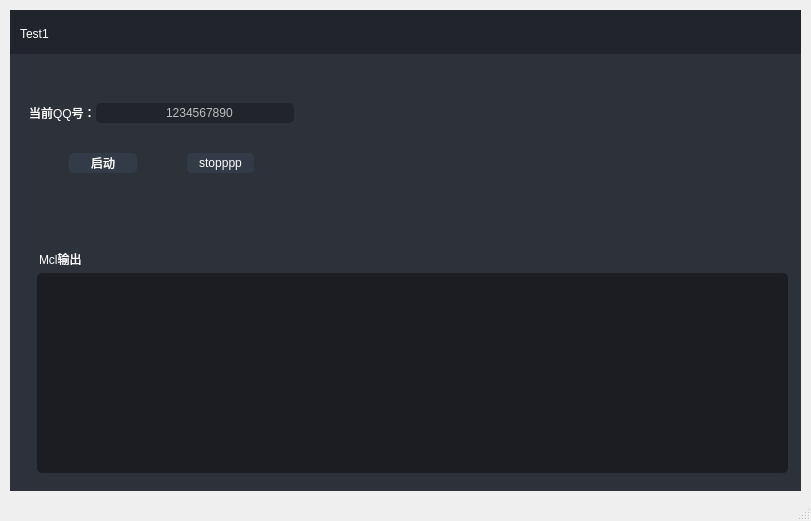
<?xml version="1.0" encoding="UTF-8"?>
<ui version="4.0">
 <class>MainWindow</class>
 <widget class="QMainWindow" name="MainWindow">
  <property name="geometry">
   <rect>
    <x>0</x>
    <y>0</y>
    <width>811</width>
    <height>521</height>
   </rect>
  </property>
  <property name="windowTitle">
   <string>MainWindow</string>
  </property>
  <widget class="QWidget" name="centralwidget">
   <property name="styleSheet">
    <string notr="true">QLabel { color: rgb(255, 255, 255); }
/* Top Buttons */
#TopButtons .QPushButton { background-color: rgba(255, 255, 255, 0); border: none;  border-radius: 5px; }
#TopButtons .QPushButton:hover { background-color: rgb(44, 49, 57); border-style: solid; border-radius: 4px; }
#TopButtons .QPushButton:pressed { background-color: rgb(23, 26, 30); border-style: solid; border-radius: 4px; }

QPushButton {
	border: 2px solid rgb(52, 59, 72);
	border-radius: 5px;	
	background-color: rgb(52, 59, 72);
	color:rgb(255, 255, 255);
}
QPushButton:hover {
	background-color: rgb(57, 65, 80);
	border: 2px solid rgb(61, 70, 86);
color:rgb(255, 255, 255);
}
QPushButton:pressed {	
	background-color: rgb(35, 40, 49);
	border: 2px solid rgb(43, 50, 61);
	color:rgb(255, 255, 255);
}

/* LineEdit */
QLineEdit {
	background-color: rgb(33, 37, 43);
	border-radius: 5px;
	border: 2px solid rgb(33, 37, 43);
	padding-left: 10px;
	selection-color: rgb(255, 255, 255);
	selection-background-color: rgb(255, 121, 198);
}
QLineEdit:hover {
	border: 2px solid rgb(64, 71, 88);
}
QLineEdit:focus {
	border: 2px solid rgb(91, 101, 124);
}
/* /////////////////////////////////////////////////////////////////////////////////////////////////
QTextBrowser */
QTextBrowser {
	background-color: rgb(27, 29, 35);
	border-radius: 5px;
	padding: 10px;
	selection-color: rgb(255, 255, 255);
	selection-background-color: rgb(255, 121, 198);
	color:rgb(255, 255, 255);
}
QTextBrowser  QScrollBar:vertical {
    width: 8px;
 }
QTextBrowser  QScrollBar:horizontal {
    height: 8px;
 }
QTextBrowser:hover {
	border: 2px solid rgb(64, 71, 88);
}
QTextBrowser:focus {
	border: 2px solid rgb(91, 101, 124);
}</string>
   </property>
   <widget class="QWidget" name="verticalWidget" native="true">
    <property name="geometry">
     <rect>
      <x>10</x>
      <y>10</y>
      <width>791</width>
      <height>481</height>
     </rect>
    </property>
    <property name="styleSheet">
     <string notr="true">#UpBg {	background-color: rgb(33, 37, 43);}
#MainBg{	background-color: rgb(44, 49, 58);}</string>
    </property>
    <layout class="QVBoxLayout" name="all">
     <property name="spacing">
      <number>0</number>
     </property>
     <item>
      <widget class="QFrame" name="UpBg">
       <layout class="QHBoxLayout" name="aaa">
        <property name="spacing">
         <number>1</number>
        </property>
        <property name="leftMargin">
         <number>10</number>
        </property>
        <property name="topMargin">
         <number>5</number>
        </property>
        <property name="rightMargin">
         <number>10</number>
        </property>
        <property name="bottomMargin">
         <number>1</number>
        </property>
        <item>
         <widget class="QLabel" name="label">
          <property name="minimumSize">
           <size>
            <width>50</width>
            <height>0</height>
           </size>
          </property>
          <property name="maximumSize">
           <size>
            <width>50</width>
            <height>16777215</height>
           </size>
          </property>
          <property name="sizeIncrement">
           <size>
            <width>50</width>
            <height>0</height>
           </size>
          </property>
          <property name="text">
           <string>Test1</string>
          </property>
         </widget>
        </item>
        <item>
         <spacer name="horizontalSpacer">
          <property name="orientation">
           <enum>Qt::Horizontal</enum>
          </property>
          <property name="sizeHint" stdset="0">
           <size>
            <width>10</width>
            <height>10</height>
           </size>
          </property>
         </spacer>
        </item>
        <item>
         <widget class="QFrame" name="TopButtons">
          <layout class="QHBoxLayout" name="TopBtn">
           <property name="spacing">
            <number>5</number>
           </property>
           <property name="leftMargin">
            <number>0</number>
           </property>
           <property name="topMargin">
            <number>5</number>
           </property>
           <property name="rightMargin">
            <number>0</number>
           </property>
           <property name="bottomMargin">
            <number>5</number>
           </property>
           <item>
            <widget class="QPushButton" name="miniWindow">
             <property name="minimumSize">
              <size>
               <width>28</width>
               <height>28</height>
              </size>
             </property>
             <property name="maximumSize">
              <size>
               <width>28</width>
               <height>28</height>
              </size>
             </property>
             <property name="text">
              <string/>
             </property>
             <property name="icon">
              <iconset resource="icon.qrc">
               <normaloff>:/icon/imgFile/icon_minimize.png</normaloff>:/icon/imgFile/icon_minimize.png</iconset>
             </property>
            </widget>
           </item>
           <item>
            <widget class="QPushButton" name="closeWindow">
             <property name="minimumSize">
              <size>
               <width>28</width>
               <height>28</height>
              </size>
             </property>
             <property name="maximumSize">
              <size>
               <width>28</width>
               <height>28</height>
              </size>
             </property>
             <property name="text">
              <string/>
             </property>
             <property name="icon">
              <iconset resource="icon.qrc">
               <normaloff>:/icon/imgFile/icon_close.png</normaloff>:/icon/imgFile/icon_close.png</iconset>
             </property>
            </widget>
           </item>
          </layout>
         </widget>
        </item>
       </layout>
      </widget>
     </item>
     <item>
      <widget class="QFrame" name="MainBg">
       <layout class="QHBoxLayout" name="bnbb">
        <item>
         <widget class="QStackedWidget" name="stackedWidget">
          <property name="currentIndex">
           <number>0</number>
          </property>
          <widget class="QWidget" name="stackedWidgetPage1" native="true">
           <widget class="QTextBrowser" name="mcl_output">
            <property name="geometry">
             <rect>
              <x>18</x>
              <y>210</y>
              <width>751</width>
              <height>200</height>
             </rect>
            </property>
           </widget>
           <widget class="QWidget" name="verticalLayoutWidget_2">
            <property name="geometry">
             <rect>
              <x>10</x>
              <y>10</y>
              <width>265</width>
              <height>132</height>
             </rect>
            </property>
            <layout class="QVBoxLayout" name="verticalLayout_2">
             <property name="spacing">
              <number>0</number>
             </property>
             <item>
              <layout class="QHBoxLayout" name="horizontalLayout_3">
               <property name="spacing">
                <number>0</number>
               </property>
               <item>
                <widget class="QLabel" name="label_2">
                 <property name="text">
                  <string>当前QQ号：</string>
                 </property>
                </widget>
               </item>
               <item>
                <widget class="QLineEdit" name="lineEdit">
                 <property name="enabled">
                  <bool>false</bool>
                 </property>
                 <property name="text">
                  <string>1234567890</string>
                 </property>
                 <property name="alignment">
                  <set>Qt::AlignCenter</set>
                 </property>
                </widget>
               </item>
              </layout>
             </item>
             <item>
              <layout class="QHBoxLayout" name="horizontalLayout_4">
               <property name="spacing">
                <number>50</number>
               </property>
               <property name="leftMargin">
                <number>40</number>
               </property>
               <property name="rightMargin">
                <number>40</number>
               </property>
               <item>
                <widget class="QPushButton" name="mclRun">
                 <property name="minimumSize">
                  <size>
                   <width>0</width>
                   <height>20</height>
                  </size>
                 </property>
                 <property name="text">
                  <string>启动</string>
                 </property>
                </widget>
               </item>
               <item>
                <widget class="QPushButton" name="mclStop">
                 <property name="enabled">
                  <bool>false</bool>
                 </property>
                 <property name="minimumSize">
                  <size>
                   <width>0</width>
                   <height>20</height>
                  </size>
                 </property>
                 <property name="text">
                  <string>stopppp</string>
                 </property>
                </widget>
               </item>
              </layout>
             </item>
            </layout>
           </widget>
           <widget class="QLabel" name="label_3">
            <property name="geometry">
             <rect>
              <x>20</x>
              <y>190</y>
              <width>54</width>
              <height>12</height>
             </rect>
            </property>
            <property name="text">
             <string>Mcl输出</string>
            </property>
           </widget>
          </widget>
          <widget class="QWidget" name="stackedWidgetPage2" native="true">
           <widget class="QTextBrowser" name="textBrowser_2">
            <property name="geometry">
             <rect>
              <x>0</x>
              <y>210</y>
              <width>789</width>
              <height>200</height>
             </rect>
            </property>
           </widget>
          </widget>
         </widget>
        </item>
       </layout>
      </widget>
     </item>
    </layout>
   </widget>
  </widget>
  <widget class="QStatusBar" name="statusbar"/>
 </widget>
 <resources>
  <include location="icon.qrc"/>
  <include location="../../../Modern_GUI_PyDracula_PySide6_or_PyQt6-master/resources.qrc"/>
 </resources>
 <connections/>
</ui>
